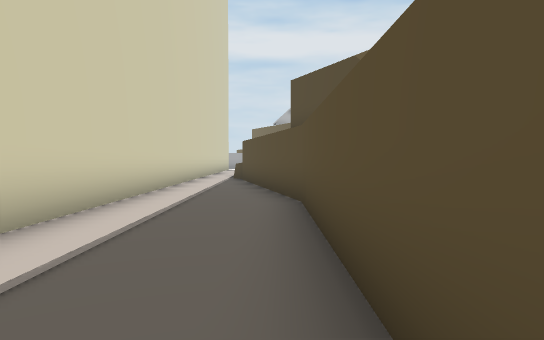
[1] (above)

20 first-person views from a walk through a Unity game level. The camera is 1.5 m above the floor, tilts 2° down and sees 75° across. The floor is counted in squares, 2 m on a side. Each view is taken from the middle of a square. On the plan, view 1 faces up. The plan holds only what a view shows up to about 11 squares ahead; the rest is blank. The place goes on beyond the plan. The player is left out. Some animated figures are not drawn.

[2]
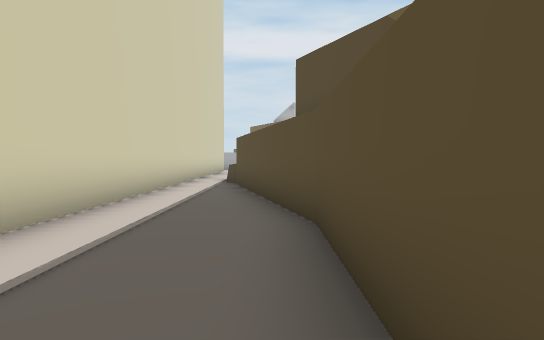

[3]
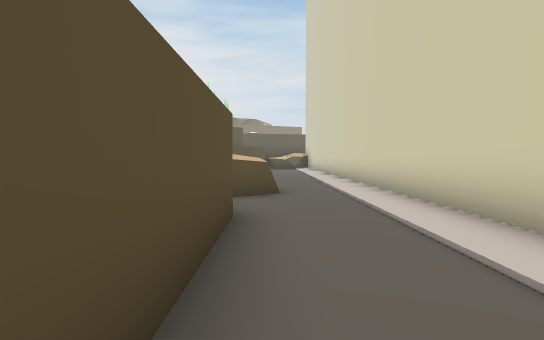

[4]
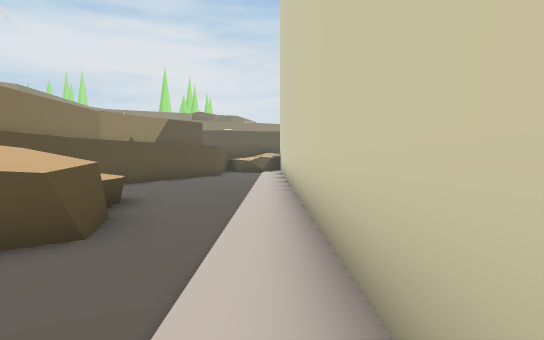

[5]
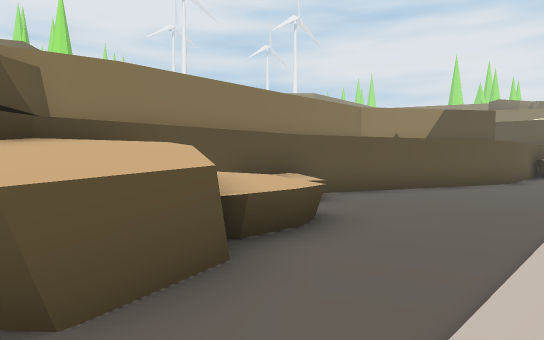

[6]
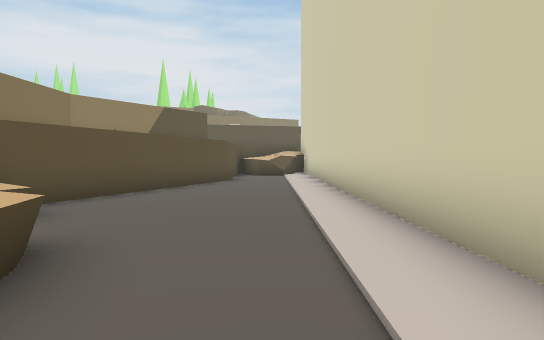

[7]
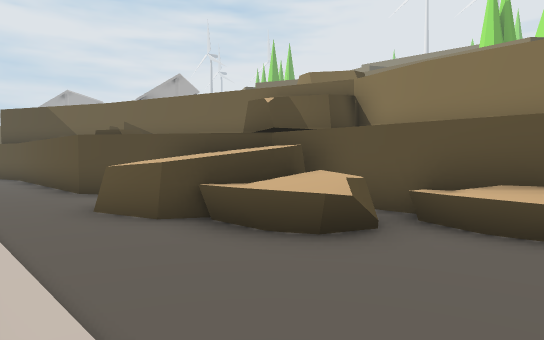

[8]
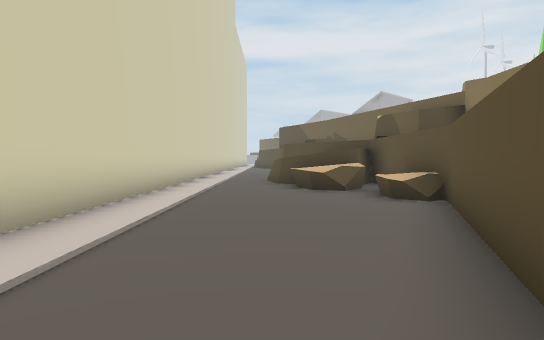

[9]
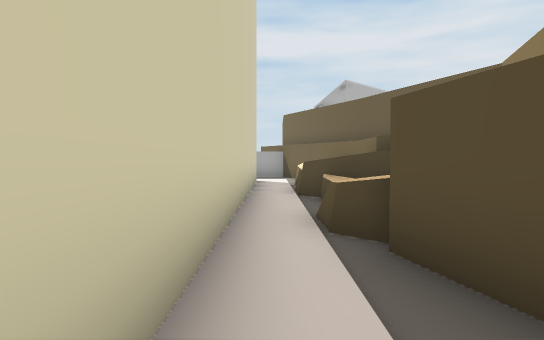

[10]
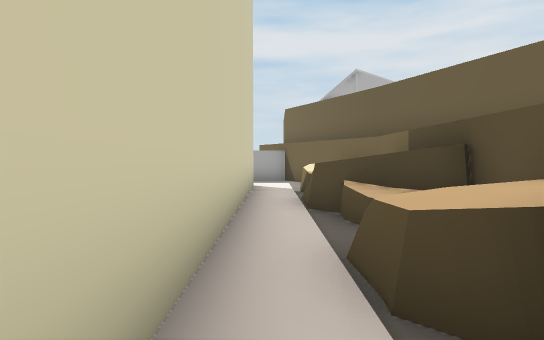

[11]
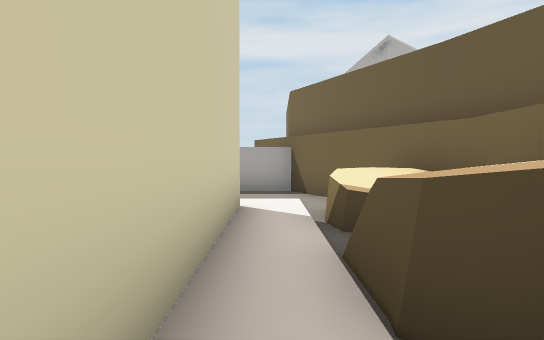

[12]
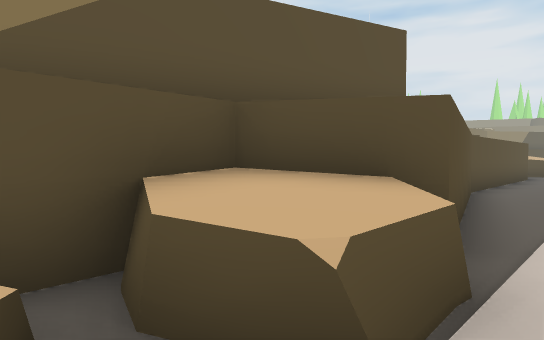

[13]
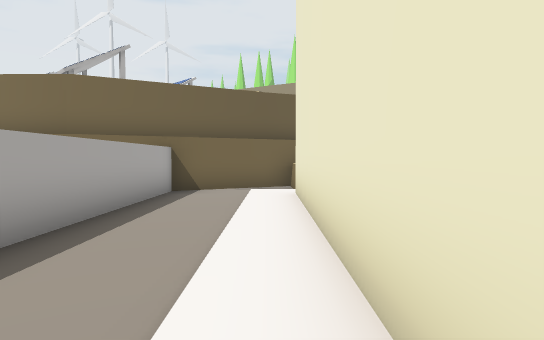

[14]
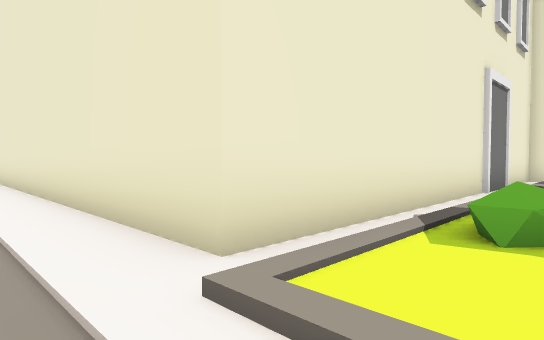

[15]
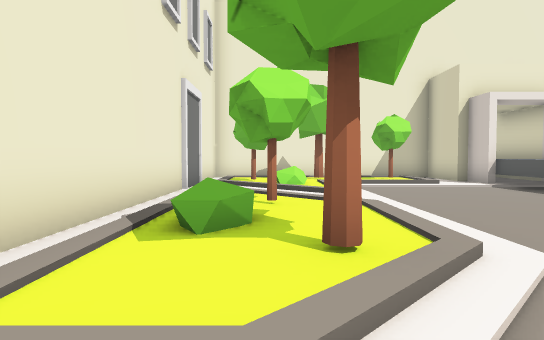

[16]
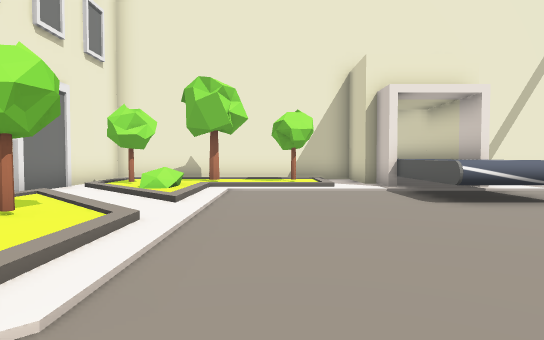

[17]
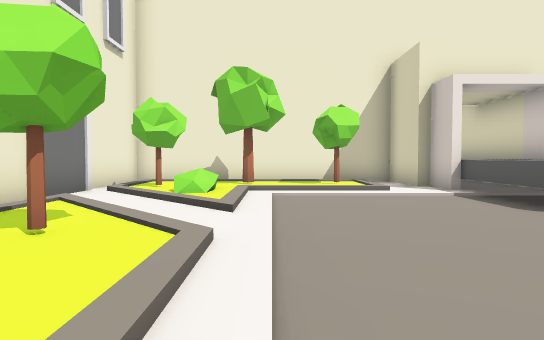

[18]
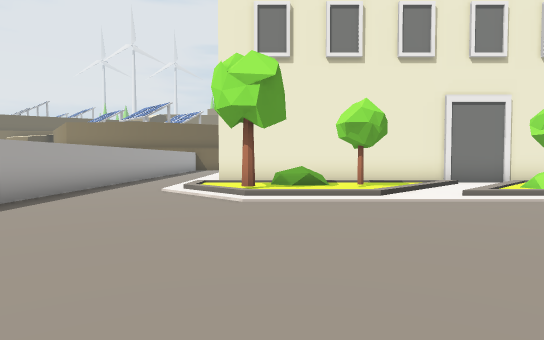

[19]
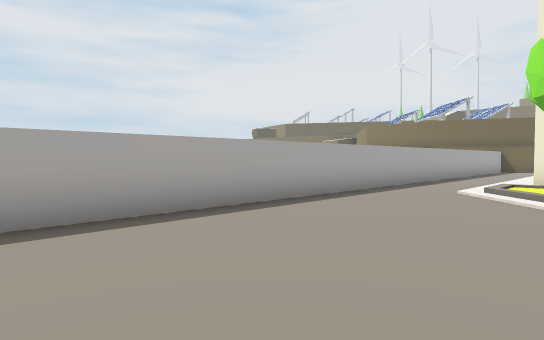

[20]
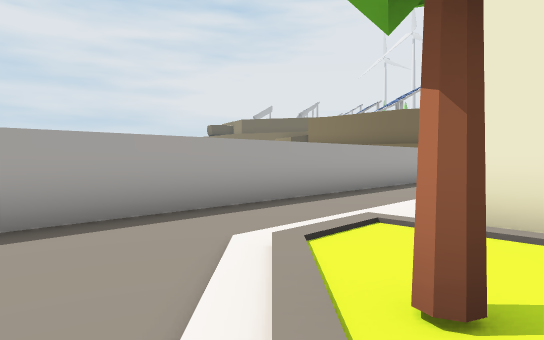

### Floor plan
Key: @ floor where view 1 was taken; # wall or solid block; . main floor; : floor 0.25 m higher than the main floor; / step, stairs or slope; ^ raised ledge; R rock; T tree; B bush.
Columns run from 22 left of view 1 to 3 right of it. Each row starts with its distance up from view 1.
 24                     #
 23  #####################
 22 .....................##
 21 ........//............##
 20  ......TT:##########.RR#
 19 .......TT:#        #.RR#
 18  ......:::#        #.^##
 17   .....:T:#        #.^##
 16  .......::#        #.###
 15 ^^^..../.:#        #.RR#
 14 ^^^....:/.#        #.RR#
 13 ^ ^..../B/#        #.RR#
 12 #^#.:::/:T#        #.#R
 11 #^#.T::T::#        #.##
 10 # #.//////#        #..#
  9 # #########        #..#
  8                    #..#
  7                    #..##
  6                    #...#
  5                    #...#
  4                    #...#
  3                    #...#
  2                    #...#
  1                    #...#
  0                    #..@#
 -1                    #...##
 -2                    #....#
 -3                    #..###
 -4                    #..^###
 -5                    #...###
 -6                    #...RR#
 -7                    #...RR#
 -8                    #....RR
 -9                    #.....#
-10                    #.....#
-11                    #....##
-12                    #....#
-13                    #....#
-14                    #...##
-15                    #...#

Where each view was taken, in squares from view 1:
view 1: 0 up, 0 right, facing up
view 2: 2 up, 0 right, facing up
view 3: 4 up, 0 right, facing down
view 4: 0 up, 2 left, facing down
view 5: 3 down, 2 left, facing down-right
view 6: 4 down, 1 left, facing down
view 7: 9 down, 2 left, facing up-right
view 8: 15 down, 0 right, facing up
view 9: 9 up, 2 left, facing up
view 10: 11 up, 2 left, facing up
view 11: 15 up, 2 left, facing up
view 12: 15 up, 2 left, facing down-right
view 13: 21 up, 10 left, facing right
view 14: 22 up, 14 left, facing down-right
view 15: 22 up, 14 left, facing down
view 16: 21 up, 17 left, facing down
view 17: 20 up, 16 left, facing down
view 18: 19 up, 22 left, facing right
view 19: 19 up, 22 left, facing up-right
view 20: 19 up, 16 left, facing up-right
